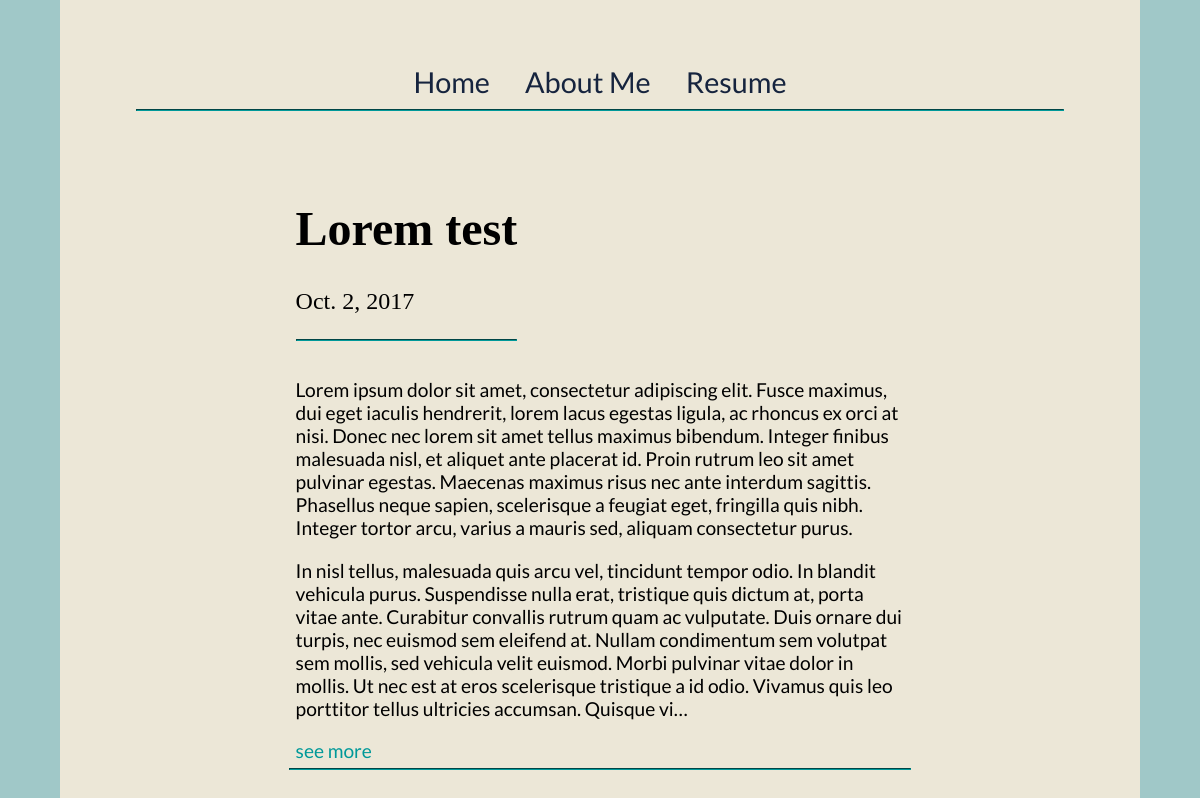
/thoughts/, run on the app's committed database.
### posts/models.py (models this page shows, shortened)
class Post(models.Model):
    date = models.DateField()
    text = models.TextField()
    title = models.CharField(max_length=100)
    quote = models.TextField(blank=True)
    class Meta:
        ordering = ['-date']

### posts/views.py (the view)
# urls.py: url(r'^thoughts/$', views.thoughts),
def thoughts(request):
    posts = Post.objects.all()
    return render(request, 'thoughts.html', {'title': "Thoughts", 'posts': posts})

### posts/templates/thoughts.html
{% extends 'base.html' %}
{% block style %}<link rel="stylesheet" type="text/css" href="/static/css/thoughts.css"></link>{% endblock %}
{% block body %}
<div class="blog">
  {% for post in posts %}
  <div class="title">
    <a href={{ post.title|urlencode}}><h1>{{ post.title }}</h1></a>
    <p>{{ post.date }}</p>
    <hr>
  </div>
  <div class="text">
    <p>  {{ post.text|linebreaks|escape|truncatechars:1000 }}</p> <a href={{ post.title|urlencode }}>see more</a>
  </div>
  <hr>
  {% empty %}
      <h1>No posts to show</h1>
  {% endfor %}
</div>
{% endblock %}

### static/css/base.css (style rules this page uses)
body { padding: 0px; margin: 0px; background-color: rgb(160, 200, 200); }
hr { border-color: rgb(0,153,153); margin-top: 0; }

### static/css/thoughts.css (style rules this page uses)
.title { display: inline-block; margin: 1%; font-family: 'Times', serif; font-size: 2vmin; }
.title a { color: black; font-family: 'Times', serif; }
.text { margin: 1%; font-size: 1.6vmin; }
.blog { margin: 0 15%; }
a { color: rgb(0,153,153); text-decoration: none; font-family: 'Lato'; }

### data on the page
Post: title "Lorem test", date "Oct. 2, 2017", text "Lorem ipsum dolor sit amet, consectetur adipiscing elit. Fusce maximus, dui eget iaculis hendrerit, lorem lacus egestas ligula, ac rhoncus ex orci at nisi. Donec nec lorem sit amet tellus maximus bibendum. Integer finibus malesuada nisl, et aliquet ante placerat id. Proin rutrum leo sit amet pulvinar egestas. Maecenas maximus risus nec ante interdum sagittis. Phasellus neque sapien, scelerisque a feugiat eget, fringilla quis nibh. Integer tortor arcu, varius a mauris sed, aliquam consectetur purus. In nisl tellus, malesuada quis arcu vel, tincidunt tempor odio. In blandit vehicula purus. Suspendisse nulla erat, tristique quis dictum at, porta vitae ante. Curabitur convallis rutrum quam ac…"
